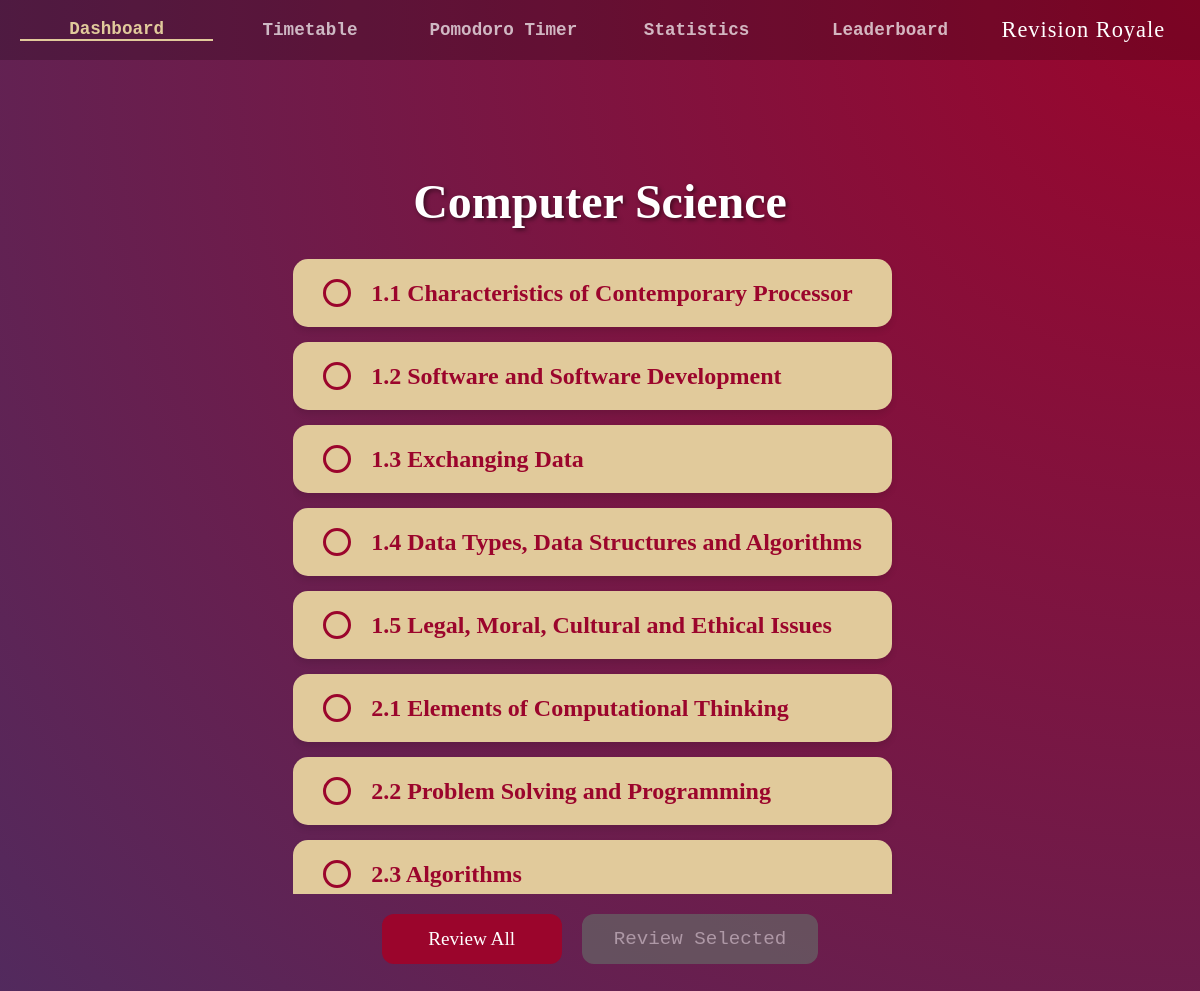
Page /deck_selection?SubjectID=1 on the committed database.
### tables this page shows
CREATE TABLE Subjects
(SubjectID INTEGER PRIMARY KEY AUTOINCREMENT,
SubjectName TEXT,
ExamBoard TEXT,
TimeSpent INTEGER,
LastReviewed INTEGER,
Priority REAL,
Username TEXT,
FOREIGN KEY(Username) REFERENCES Users(Username));

CREATE TABLE Decks
(DeckID INTEGER PRIMARY KEY AUTOINCREMENT,
DeckName TEXT,
Username TEXT,
SubjectID TEXT,
FOREIGN KEY(Username) REFERENCES Users(Username),
FOREIGN KEY(SubjectID) REFERENCES Subjects(SubjectID));

### app.py (the view)
@app.route("/deck_selection", methods=["GET"])
def DeckSelectionPage():
    AuthHandling(session)
    Subject = ProgramDatabase.GetRecord("Subjects", AttributeValue("SubjectID", "INTEGER", request.args.get('SubjectID')))
    Subject.ChangeAttribute("LastReviewed", int(time.time()))
    ProgramDatabase.SaveRecord(Subject)
    Decks = ProgramDatabase.GetAllRecords("Decks", AttributeValue("SubjectID", "INTEGER", Subject.GetPrimaryKey().Value))
    DecksData = []
    for Deck in Decks:
        DecksData.append(Deck.ConvertToDictionary())
    return render_template("authenticated/subjects/deck_selection.html", ActivePage="dashboard", SubjectName=Subject.GetAttribute('SubjectName').Value, DecksData=DecksData)

### app.py (called while the page is built, shortened)
def AuthHandling(Session):
    global CurrentUser
    if "user" not in Session:
        return redirect("/login")

### modules.py (called while the page is built)
def GetAttributeValueFromList(Attributes: list[AttributeValue], Name: str) -> AttributeValue:
    for Attribute in Attributes:
        if Attribute.Name == Name:
            return Attribute
    return None

    def IsEmpty(self) -> bool:
        return (self.TableName == "" or self.PrimaryKey == None)

    def GetTableName(self) -> str:
        return self.TableName

    def GetPrimaryKey(self) -> AttributeValue:
        return self.PrimaryKey

    def GetAttributes(self) -> list[AttributeValue]:
        return self.Attributes

    def ChangeAttribute(self, Name: str, Value: any) -> None:
        CurrentAttributes: list[AttributeValue] = self.Attributes
        if Name == self.PrimaryKey.Name:
            return
        for Attribute in CurrentAttributes:
            if Attribute.Name == Name:
                Attribute.Value = Value
        self.Attributes = CurrentAttributes

    def GetAttribute(self, Name: str) -> AttributeValue:
        return GetAttributeValueFromList(self.Attributes, Name)

    def ConvertToDictionary(self) -> dict:
        ReturnDictionary = {}
        for Attribute in self.GetAttributes():
            ReturnDictionary[Attribute.Name] = Attribute.Value
        ReturnDictionary[self.PrimaryKey.Name] = self.PrimaryKey.Value
        return ReturnDictionary

### templates/authenticated/subjects/deck_selection.html (shortened to what this page needs)
{% extends "authenticated/authenticated_base.html" %}
{% block app_content %}
<div class="selection-container">
    <h1 class="page-title">{{ SubjectName }}</h1>
    <div class="deck-list-container">
        {% if DecksData %}
            {% for Deck in DecksData %}
            <div class="deck-card">
                <div class="selection-circle" data-id="{{ Deck['DeckID']}}" onclick="ToggleSelection(this)"></div>
                <a href="/flashcard_selection?DeckID={{Deck['DeckID']}}" class="deck-card-link">
                    <div class="subject-info">
                        <h2 class="subject-name">{{ Deck['DeckName'] }}</h2>
                    </div>
                </a>
            </div>
            {% endfor %}
        {% endif %}
    </div>
    <div class="review-actions">
        <button class="btn" id="btn-review-all" onclick="ReviewAll()">Review All</button>
        <button class="btn disabled-btn" id="btn-review-selected" onclick="ReviewSelected()">Review Selected</button>
    </div>
</div>
{% endblock %}

### static/style.css (style rules this page uses)
* { margin: 0; padding: 0; box-sizing: border-box; }
body { height: 100vh; display: flex; justify-content: center; align-items: center; color: white; font-family: 'Courier New', Courier, monospace; background: radial-gradient(circle at top right, #9b052cff, #502b5fff); text-align: center; }
h1 { font-family: 'Royale', 'Courier New', serif; font-size: 5rem; margin-bottom: 5px; }
.btn { background-color: #9b052cff; color: white; padding: 12px 30px; border: none; border-radius: 12px; font-family: 'Consolas', serif; font-size: 1.2rem; cursor: pointer; text-decoration: none; transition: transform 0.2s, background 0.2s; min-width: 180px; text-align: center; }
.page-title { font-family: 'Consolas', serif; font-size: 3rem; margin-bottom: 30px; text-shadow: 2px 2px 4px rgba(0,0,0,0.5); }
.subject-info { display: flex; align-items: center; gap: 15px; }
.subject-name { font-family: 'Consolas', serif; font-size: 1.5rem; color: #9b052cff; margin-bottom: 0; margin-right: 0; }
.deck-list-container { width: 100%; max-height: 60vh; overflow-y: auto; padding-right: 15px; scrollbar-width: thin; scrollbar-color: #e1ca9bff #9b052cff; }
.deck-card { background-color: #e1ca9bff; padding: 20px 30px; border-radius: 15px; margin-bottom: 15px; display: flex; align-items: center; gap: 20px; box-shadow: 0 4px 6px rgba(0,0,0,0.1); transition: transform 0.2s; }
.deck-card-link { text-decoration: none; }
.selection-circle { width: 28px; height: 28px; border-radius: 50%; border: 3px solid #9b052cff; background-color: transparent; cursor: pointer; transition: background-color 0.2s, transform 0.1s; flex-shrink: 0; }
.review-actions { display: flex; justify-content: center; gap: 20px; margin-top: 20px; width: 100%; }
.disabled-btn { background-color: #666; color: #ccc; border: 2px solid #666; cursor: not-allowed; opacity: 0.7; padding: 12px 30px; border-radius: 12px; font-size: 1.2rem; font-family: inherit; min-width: 180px; }

### rows in the picture
Subjects: SubjectName "Computer Science"
Decks: DeckName "1.1 Characteristics of Contemporary Processor"
Decks: DeckName "1.2 Software and Software Development"
Decks: DeckName "1.3 Exchanging Data"
Decks: DeckName "1.4 Data Types, Data Structures and Algorithms"
Decks: DeckName "1.5 Legal, Moral, Cultural and Ethical Issues"
Decks: DeckName "2.1 Elements of Computational Thinking"
Decks: DeckName "2.2 Problem Solving and Programming"
Decks: DeckName "2.3 Algorithms"
